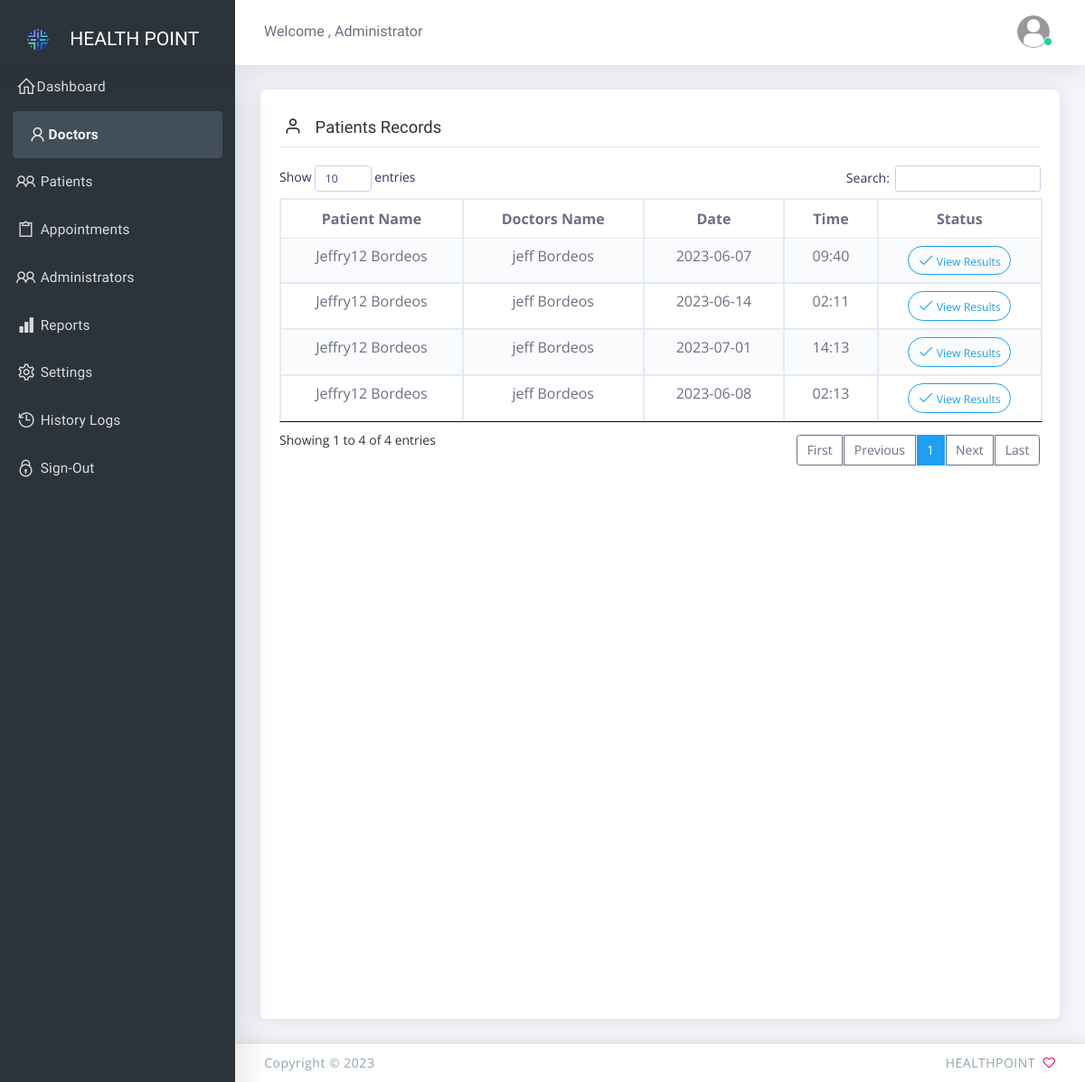
The app's page /admin/doctor-records?data=1 (signed in), older data.
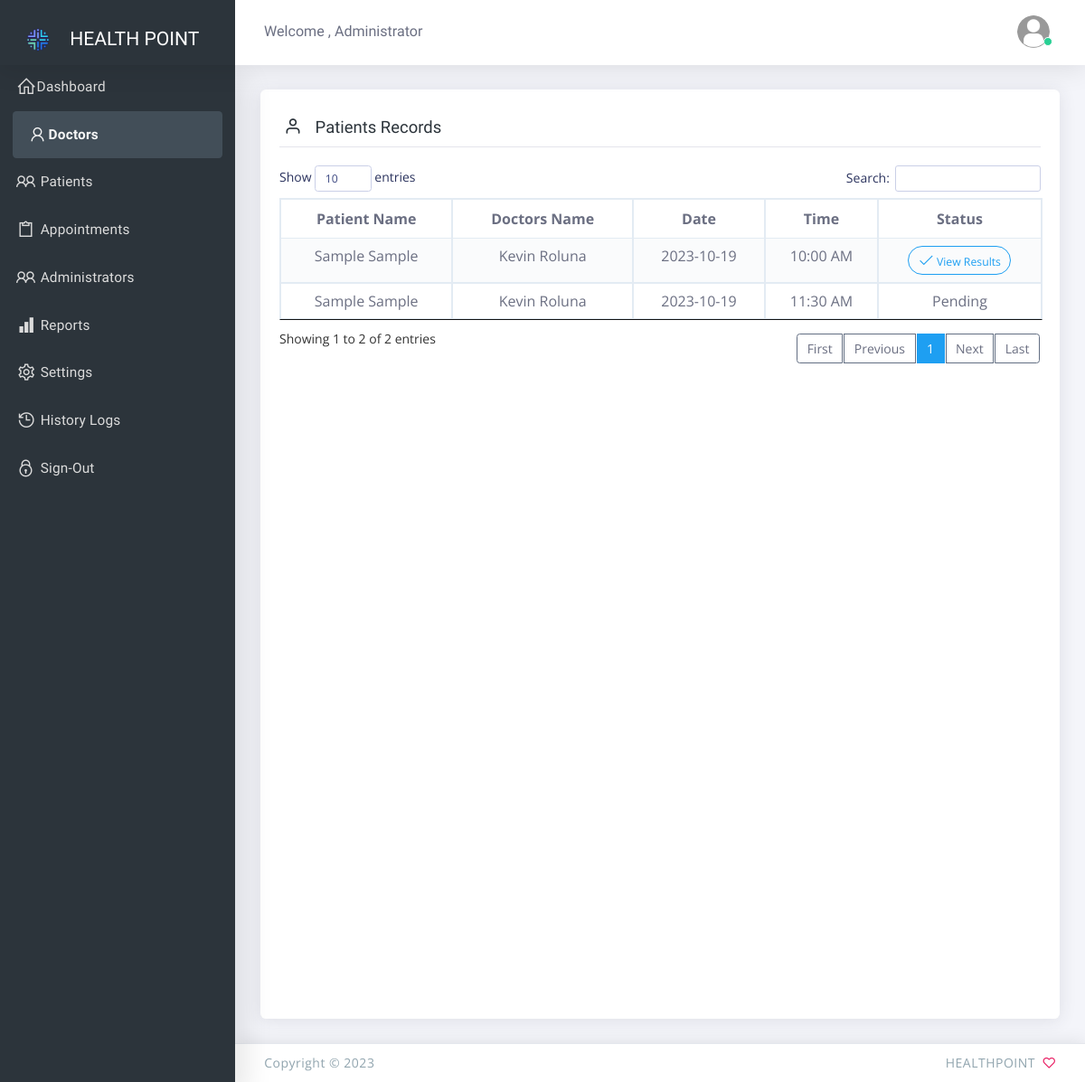
The same page, newer data.
### tables this page shows
CREATE TABLE `is_appointments` (
  `appointment_id` int(12) NOT NULL,
  `patient_id` int(12) NOT NULL,
  `doctors_id` int(12) NOT NULL,
  `appointment_time` varchar(100) NOT NULL,
  `appointment_date` varchar(100) NOT NULL,
  `status` int(1) NOT NULL,
  `consultation` text NOT NULL,
  `diagnosis` text NOT NULL,
  `treatment` text NOT NULL,
  `date_added` datetime NOT NULL DEFAULT current_timestamp()
);

CREATE TABLE `is_patients` (
  `patient_id` int(12) NOT NULL,
  `firstname` varchar(32) NOT NULL,
  `lastname` varchar(32) NOT NULL,
  `address` text NOT NULL,
  `contact` varchar(36) NOT NULL,
  `email` varchar(100) NOT NULL,
  `username` varchar(50) NOT NULL,
  `password` varchar(50) NOT NULL,
  `bp` text NOT NULL,
  `glucose` text NOT NULL,
  `heartrate` text NOT NULL,
  `cholesterol` text NOT NULL,
  `symptoms` text NOT NULL,
  `i_company` text NOT NULL,
  `i_number` text NOT NULL,
  `i_amount` text NOT NULL,
  `i_expiry` text NOT NULL,
  `is_active` int(1) NOT NULL,
  `date_added` timestamp NOT NULL DEFAULT current_timestamp()
);

CREATE TABLE `is_doctors` (
  `doctor_id` int(12) NOT NULL,
  `firstname` varchar(32) NOT NULL,
  `lastname` varchar(32) NOT NULL,
  `address` text NOT NULL,
  `contact` varchar(36) NOT NULL,
  `email` varchar(100) NOT NULL,
  `username` varchar(50) NOT NULL,
  `password` varchar(50) NOT NULL,
  `speciality` text NOT NULL,
  `is_active` int(1) NOT NULL,
  `date_added` timestamp NOT NULL DEFAULT current_timestamp()
);

### admin/controller/doctor.php (called while the page is built, shortened)
<?php
include('../controller/database.php');
$doctors_id = $_GET['data'];
$is_appointments = $mysqli->query("SELECT a.*, b.firstname as p_fname , b.lastname as p_lastname , c.firstname as d_fname , c.lastname as d_lname from is_appointments a
								   LEFT JOIN is_patients b on b.patient_id  = a.patient_id
								   LEFT JOIN is_doctors c on c.doctor_id   = a.doctors_id
								   where a.doctors_id  = '$doctors_id'
									");

### admin/doctor-records.php (the view, shortened to what this page needs)
  <?php include("include/header.php");?>
  <?php include("controller/doctor.php");?>
  <body class="vertical-layout vertical-menu-modern 2-columns   fixed-navbar" data-open="click" data-menu="vertical-menu-modern" data-col="2-columns">
   <?php include("include/nav.php");?>
    <div class="app-content content">
		<div class="content-wrapper">
        <div class="content-body">
	   <section id="basic-form-layouts">
		<div class="row match-height">
			<div class="col-md-12">
				<div class="card" style="height: 1028px;">
					<div class="card-content collapse show">
						<div class="card-body">
							<form class="form" method="POST">
								<div class="form-body">
									<h4 class="form-section"><i class="ft-user"></i> Patients Records</h4>
									<table class="table alt-pagination wallet-wrapper table-bordered table-striped">
									<thead>
										<tr>
											<th class="text-center">Patient Name</th>
											<th class="text-center">Doctors Name</th>
											<th class="text-center">Date</th>
											<th class="text-center">Time</th>
											<th class="text-center">Status</th>
										</tr>
									</thead>
									<tbody>
									<?php while($val = $is_appointments->fetch_object()){ ?>
										<tr>
											<td class="text-center"><?php echo $val->p_fname . ' '. $val->p_lastname;?></td>
											<td class="text-center"><?php echo $val->d_fname . ' '. $val->d_lname;?></td>
											<td class="text-center"><?php echo $val->appointment_date;?></td>
											<td class="text-center"><?php echo $val->appointment_time;?></td>
											<td class="text-center"><?php if( $val->status == 0) { echo "Pending";} else { echo '<a href="#" data-toggle="modal" data-backdrop="false" data-target="#results'.$val->appointment_id.'" class="btn round btn-outline-info btn-sm"> <i class="la la-check"></i> View Results </a>';} ?></td>
										</tr>
										<div class="modal fade text-left" id="results<?php echo $val->appointment_id;?>" tabindex="-1" role="dialog" aria-labelledby="myModalLabel4" style="display: none;" aria-hidden="true">
											<div class="modal-dialog" role="document">
												<div class="modal-content">
												</form>
												</div>
											</div>
										</div>
									<?php } ?>
								</div>
						</div>
					</div>
				</div>
			</div>
<?php include("include/footer.php");?>

Row changes from the older to the newer data that the page shows:
removed is_appointments: patient.firstname "Jeffry12", patient.lastname "Bordeos", is_doctors.firstname "jeff", is_doctors.lastname "Bordeos", appointment_date "2023-06-07", appointment_time "09:40"
removed is_appointments: patient.firstname "Jeffry12", patient.lastname "Bordeos", is_doctors.firstname "jeff", is_doctors.lastname "Bordeos", appointment_date "2023-06-14", appointment_time "02:11"
removed is_appointments: patient.firstname "Jeffry12", patient.lastname "Bordeos", is_doctors.firstname "jeff", is_doctors.lastname "Bordeos", appointment_date "2023-07-01", appointment_time "14:13"
removed is_appointments: patient.firstname "Jeffry12", patient.lastname "Bordeos", is_doctors.firstname "jeff", is_doctors.lastname "Bordeos", appointment_date "2023-06-08", appointment_time "02:13"
added is_appointments: patient.firstname "Sample", patient.lastname "Sample", is_doctors.firstname "Kevin", is_doctors.lastname "Roluna", appointment_date "2023-10-19", appointment_time "10:00 AM"
added is_appointments: patient.firstname "Sample", patient.lastname "Sample", is_doctors.firstname "Kevin", is_doctors.lastname "Roluna", appointment_date "2023-10-19", appointment_time "11:30 AM", status "Pending"
Text that changed along with them:
text written by a page script: "Show entries Search: Showing 1 to 4 of 4 entries First Previous 1 Next Last" → "Show entries Search: Showing 1 to 2 of 2 entries First Previous 1 Next Last"
